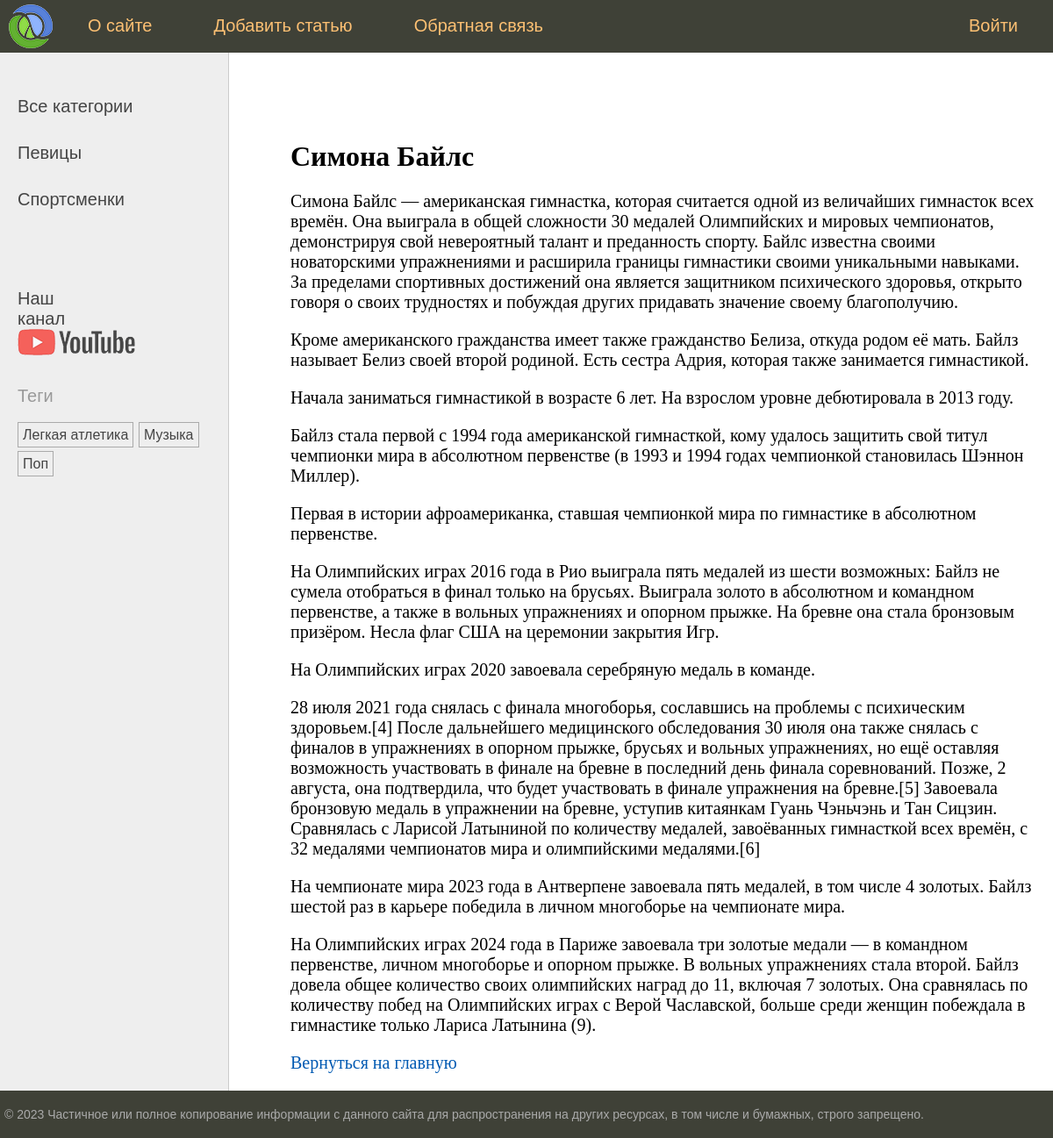
Screenshot of /post/simone-biles/ with the database file from the repository.
### women/models.py (models this page shows, shortened)
class Category(models.Model):
    name = models.CharField(max_length=100, db_index=True, verbose_name='Категория')
    slug = models.SlugField(max_length=255, unique=True, db_index=True, verbose_name='Slug')
    class Meta:
        verbose_name = 'Категория'
        verbose_name_plural = 'Категории'
    def get_absolute_url(self):
        return reverse("category", kwargs={"cat_slug": self.slug})

class TagPost(models.Model):
    tag = models.CharField(max_length=100, db_index=True)
    slug = models.SlugField(max_length=255, unique=True, db_index=True)
    def get_absolute_url(self):
        return reverse('tag', kwargs={'tag_slug': self.slug})

class Women(models.Model):
    class Status(models.IntegerChoices):
        DRAFT = (0, 'Черновик',)
        PUBLISHED = (1, 'Опубликована',)
    title = models.CharField(max_length=255, verbose_name='Заголовок')
    slug = models.SlugField(max_length=255, unique=True, db_index=True, verbose_name='Slug')
    content = models.TextField(blank=True, verbose_name='Текст статьи')
    time_create = models.DateTimeField(auto_now_add=True, verbose_name='Время создания')
    time_update = models.DateTimeField(auto_now=True, verbose_name='Время обновления')
    is_published = models.BooleanField(choices=tuple(map(lambda x: (bool(x[0]), x[1]), Status.choices)),
                                                     default=Status.PUBLISHED, verbose_name='Статус')
    cat = models.ForeignKey('Category',
                            on_delete=models.PROTECT,
                            related_name='posts',
                            verbose_name='Категория')
    tags = models.ManyToManyField('TagPost', blank=True, related_name='tags', verbose_name='Теги')
    husband = models.OneToOneField(to='Husband',
                                   on_delete=models.SET_NULL,
                                   null=True,
                                   blank=True,
                                   related_name='wom',
                                   verbose_name='Муж')
    objects = models.Manager()
    published = PublishedManager()
    class Meta:
        verbose_name = 'Известные женщины'
        verbose_name_plural = 'Известные женщины'
        ordering = ['-time_create']
        indexes = [
            models.Index(fields=['-time_create'])
        ]

### women/views.py (the view)
# urls.py: path('post/<slug:post_slug>/', views.show_post, name='post'),
def show_post(request, post_slug):
    post = get_object_or_404(Women, slug=post_slug)
    data = {
        "title": post.title,
        "menu": menu,
        "post": post,
        "cat_selected": 1
    }
    return render(request, 'women/post.html', context=data)

### women/templatetags/women_tags.py (called while the page is built)
@register.inclusion_tag('women/list_categories.html')
def show_categories(cat_selected=0):
    cats = Category.objects.annotate(total=Count('posts')).filter(total__gt=0)
    return {'cats': cats, "cat_selected": cat_selected}

@register.inclusion_tag('women/list_tags.html')
def show_all_tags(cat_selected=0):
    tags = TagPost.objects.annotate(total=Count('tags')).filter(total__gt=0)
    return {'tags': tags}

### women/templates/women/post.html (shortened to what this page needs)
{% extends "base.html" %}
{% block content %}
<h1>{{ post.title }}</h1>
{{ post.content|linebreaks }}
<a href=" {% url 'home' %}">Вернуться на главную</a>
{% endblock content %}

### women/templates/women/list_categories.html
{% for cat in cats   %}
{% if cat.id == cat_selected %}
<li class="selected">{{ cat.name }}</li>
{% else %}
<li><a href="{{ cat.get_absolute_url }}">{{  cat.name }}</li>
{% endif %}
{% endfor %}

### women/templates/women/list_tags.html (shortened to what this page needs)
{% if tags %}
    <p>Теги</p>
    <ul class="tags-list">
        {% for t in tags %}
        <li><a href="{{ t.get_absolute_url }}">{{ t.tag }}</a></li>
        {% endfor %}
    </ul>
{% endif %}

### women/static/women/css/styles.css (style rules this page uses)
html, body { font-family: 'Arial'; margin: 0; padding: 0; height: 100%; width: 100%; color: #444; }
a { color: #0059b2; text-decoration: none; }
.left-chapters ul { width: 230px; margin: 0; padding: 20px 10px 10px 20px; list-style: none; font-size: 20px; }
.left-chapters ul li { margin: 30px 0 0 0; color: #999; }
.left-chapters ul li a { color: #444; text-decoration: none; }
.left-chapters ul li.share a { display: inline-block; width: 40px; height: 40px; margin: 0 20px 0 0; }
ul.tags-list { width: 100%; margin: 0; padding: 0; list-style: none; }
ul.tags-list li { margin: 0; padding: 0 0 10px; display: inline-block; }
ul.tags-list li a { padding: 5px; font-size: 16px; border: 1px solid #aaa; }
.content-text h1 { font-size: 32px; }

### rows the page displays
Category: name "Певицы"
Category: name "Спортсменки"
TagPost: tag "Легкая атлетика"
TagPost: tag "Музыка"
TagPost: tag "Поп"
Women: title "Симона Байлс", content "Симона Байлс — американская гимнастка, которая считается одной из величайших гимнасток всех времён. Она выиграла в общей сложности 30 медалей Олимпийских и мировых чемпионатов, демонстрируя свой невероятный талант и преданность спорту. Байлс известна своими новаторскими упражнениями и расширила границы гимнастики своими уникальными навыками. За пределами спортивных достижений она является защитником психического здоровья, открыто говоря о своих трудностях и побуждая других придавать значение своему благополучию. Кроме американского гражданства имеет также гражданство Белиза, откуда родом её мать. Байлз называет Белиз своей второй родиной. Есть сестра Адрия, которая также занимается…"

### other values shown
{{ m.title }} "О сайте" "Добавить статью" "Обратная связь" "Войти"
